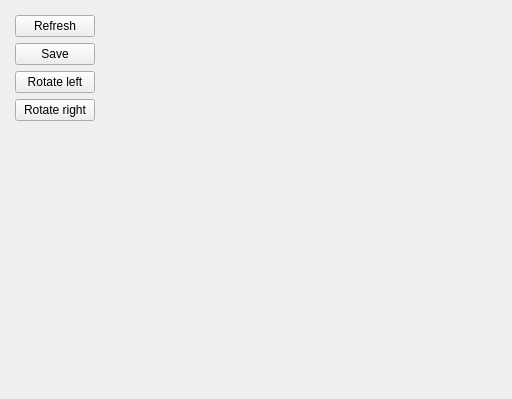
<?xml version="1.0" encoding="UTF-8"?>
<ui version="4.0">
 <class>ScreenshotWidget</class>
 <widget class="QWidget" name="ScreenshotWidget">
  <property name="geometry">
   <rect>
    <x>0</x>
    <y>0</y>
    <width>512</width>
    <height>399</height>
   </rect>
  </property>
  <property name="windowTitle">
   <string notr="true">Form</string>
  </property>
  <widget class="QWidget" name="gridLayoutWidget">
   <property name="geometry">
    <rect>
     <x>10</x>
     <y>10</y>
     <width>291</width>
     <height>241</height>
    </rect>
   </property>
   <layout class="QGridLayout" name="layoutScreenshot" columnstretch="0,1,100">
    <item row="1" column="2">
     <widget class="QLabel" name="labelRgb565">
      <property name="sizePolicy">
       <sizepolicy hsizetype="Ignored" vsizetype="Ignored">
        <horstretch>0</horstretch>
        <verstretch>0</verstretch>
       </sizepolicy>
      </property>
      <property name="text">
       <string notr="true"/>
      </property>
     </widget>
    </item>
    <item row="1" column="0">
     <spacer name="horizontalSpacer_3">
      <property name="orientation">
       <enum>Qt::Horizontal</enum>
      </property>
      <property name="sizeType">
       <enum>QSizePolicy::Fixed</enum>
      </property>
      <property name="sizeHint" stdset="0">
       <size>
        <width>5</width>
        <height>20</height>
       </size>
      </property>
     </spacer>
    </item>
    <item row="0" column="2">
     <spacer name="verticalSpacer_8">
      <property name="orientation">
       <enum>Qt::Vertical</enum>
      </property>
      <property name="sizeType">
       <enum>QSizePolicy::Fixed</enum>
      </property>
      <property name="sizeHint" stdset="0">
       <size>
        <width>20</width>
        <height>5</height>
       </size>
      </property>
     </spacer>
    </item>
    <item row="1" column="1">
     <layout class="QVBoxLayout" name="verticalLayout_3">
      <item>
       <widget class="QPushButton" name="buttonRefreshScreenshot">
        <property name="text">
         <string extracomment="refresh screenshot button">Refresh</string>
        </property>
        <property name="icon">
         <iconset resource="../zasoby.qrc">
          <normaloff>:/icons/refresh.png</normaloff>:/icons/refresh.png</iconset>
        </property>
       </widget>
      </item>
      <item>
       <widget class="QPushButton" name="buttonSaveScreenshot">
        <property name="text">
         <string extracomment="save screenshot button">Save</string>
        </property>
        <property name="icon">
         <iconset resource="../zasoby.qrc">
          <normaloff>:/icons/save.png</normaloff>:/icons/save.png</iconset>
        </property>
       </widget>
      </item>
      <item>
       <widget class="QPushButton" name="buttonRotateLeft">
        <property name="text">
         <string extracomment="rotate screenshot">Rotate left</string>
        </property>
        <property name="icon">
         <iconset resource="../zasoby.qrc">
          <normaloff>:/icons/rotate-left.png</normaloff>:/icons/rotate-left.png</iconset>
        </property>
       </widget>
      </item>
      <item>
       <widget class="QPushButton" name="buttonRotateRight">
        <property name="text">
         <string extracomment="rotate screenshot">Rotate right</string>
        </property>
        <property name="icon">
         <iconset resource="../zasoby.qrc">
          <normaloff>:/icons/rotate-right.png</normaloff>:/icons/rotate-right.png</iconset>
        </property>
       </widget>
      </item>
      <item>
       <spacer name="verticalSpacer_11">
        <property name="orientation">
         <enum>Qt::Vertical</enum>
        </property>
        <property name="sizeHint" stdset="0">
         <size>
          <width>20</width>
          <height>40</height>
         </size>
        </property>
       </spacer>
      </item>
     </layout>
    </item>
   </layout>
  </widget>
 </widget>
 <resources>
  <include location="../zasoby.qrc"/>
 </resources>
 <connections/>
</ui>
